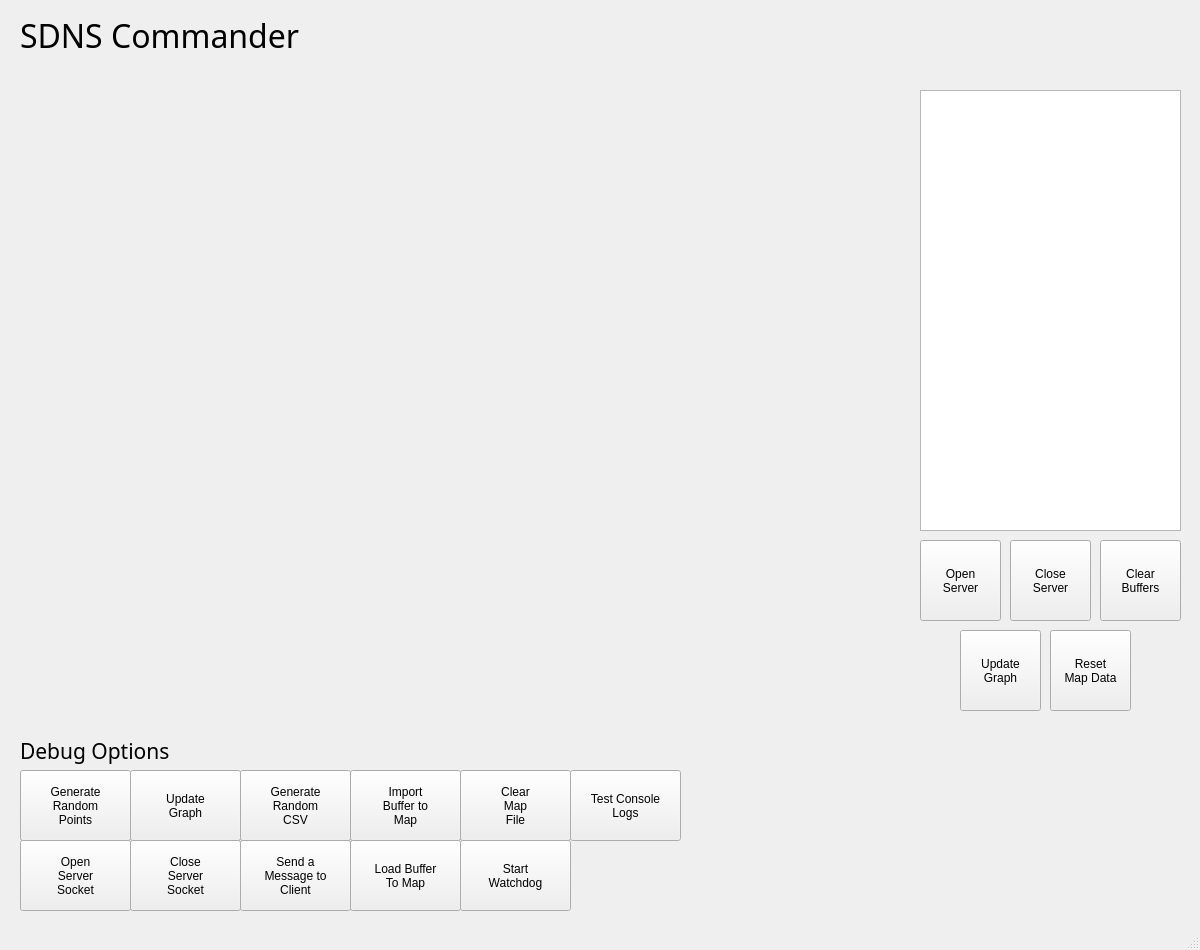
<?xml version="1.0" encoding="UTF-8"?>
<ui version="4.0">
 <class>MainWindow</class>
 <widget class="QMainWindow" name="MainWindow">
  <property name="geometry">
   <rect>
    <x>0</x>
    <y>0</y>
    <width>1200</width>
    <height>950</height>
   </rect>
  </property>
  <property name="minimumSize">
   <size>
    <width>1200</width>
    <height>950</height>
   </size>
  </property>
  <property name="maximumSize">
   <size>
    <width>1200</width>
    <height>950</height>
   </size>
  </property>
  <property name="windowTitle">
   <string>SDNS Commander V1</string>
  </property>
  <property name="windowIcon">
   <iconset theme="applications-engineering"/>
  </property>
  <widget class="QWidget" name="centralwidget">
   <widget class="QPushButton" name="pushButtonGeneratePoints">
    <property name="geometry">
     <rect>
      <x>20</x>
      <y>770</y>
      <width>111</width>
      <height>71</height>
     </rect>
    </property>
    <property name="text">
     <string>Generate
Random
Points</string>
    </property>
   </widget>
   <widget class="QPushButton" name="pushButtonUpdateGraph">
    <property name="geometry">
     <rect>
      <x>130</x>
      <y>770</y>
      <width>111</width>
      <height>71</height>
     </rect>
    </property>
    <property name="text">
     <string>Update
Graph</string>
    </property>
   </widget>
   <widget class="QPushButton" name="pushButtonGenRandomCSV">
    <property name="geometry">
     <rect>
      <x>240</x>
      <y>770</y>
      <width>111</width>
      <height>71</height>
     </rect>
    </property>
    <property name="text">
     <string>Generate
Random
CSV</string>
    </property>
   </widget>
   <widget class="QWidget" name="widgetGraph" native="true">
    <property name="geometry">
     <rect>
      <x>20</x>
      <y>80</y>
      <width>891</width>
      <height>641</height>
     </rect>
    </property>
    <property name="autoFillBackground">
     <bool>true</bool>
    </property>
   </widget>
   <widget class="QPushButton" name="pushButtonImportBufferToMap">
    <property name="enabled">
     <bool>true</bool>
    </property>
    <property name="geometry">
     <rect>
      <x>350</x>
      <y>770</y>
      <width>111</width>
      <height>71</height>
     </rect>
    </property>
    <property name="text">
     <string>Import
Buffer to
Map</string>
    </property>
   </widget>
   <widget class="QPushButton" name="pushButtonClearMap">
    <property name="enabled">
     <bool>true</bool>
    </property>
    <property name="geometry">
     <rect>
      <x>460</x>
      <y>770</y>
      <width>111</width>
      <height>71</height>
     </rect>
    </property>
    <property name="text">
     <string>Clear
Map
File</string>
    </property>
   </widget>
   <widget class="QPushButton" name="pushButtonOpenServerSocket">
    <property name="enabled">
     <bool>true</bool>
    </property>
    <property name="geometry">
     <rect>
      <x>20</x>
      <y>840</y>
      <width>111</width>
      <height>71</height>
     </rect>
    </property>
    <property name="text">
     <string>Open
Server
Socket</string>
    </property>
   </widget>
   <widget class="QPushButton" name="pushButtonCloseServerSocket">
    <property name="enabled">
     <bool>true</bool>
    </property>
    <property name="geometry">
     <rect>
      <x>130</x>
      <y>840</y>
      <width>111</width>
      <height>71</height>
     </rect>
    </property>
    <property name="text">
     <string>Close
Server
Socket</string>
    </property>
   </widget>
   <widget class="QPushButton" name="pushButtonSendMessageToClient">
    <property name="enabled">
     <bool>true</bool>
    </property>
    <property name="geometry">
     <rect>
      <x>240</x>
      <y>840</y>
      <width>111</width>
      <height>71</height>
     </rect>
    </property>
    <property name="text">
     <string>Send a
Message to
Client</string>
    </property>
   </widget>
   <widget class="QPushButton" name="pushButtonLoadBufferToMap">
    <property name="enabled">
     <bool>true</bool>
    </property>
    <property name="geometry">
     <rect>
      <x>350</x>
      <y>840</y>
      <width>111</width>
      <height>71</height>
     </rect>
    </property>
    <property name="text">
     <string>Load Buffer
To Map</string>
    </property>
   </widget>
   <widget class="QPushButton" name="pushButtonStartWatchdog">
    <property name="enabled">
     <bool>true</bool>
    </property>
    <property name="geometry">
     <rect>
      <x>460</x>
      <y>840</y>
      <width>111</width>
      <height>71</height>
     </rect>
    </property>
    <property name="text">
     <string>Start
Watchdog</string>
    </property>
   </widget>
   <widget class="QLabel" name="label">
    <property name="geometry">
     <rect>
      <x>20</x>
      <y>730</y>
      <width>191</width>
      <height>41</height>
     </rect>
    </property>
    <property name="font">
     <font>
      <family>Source Code Pro</family>
      <pointsize>16</pointsize>
     </font>
    </property>
    <property name="text">
     <string>Debug Options</string>
    </property>
   </widget>
   <widget class="QLabel" name="label_2">
    <property name="geometry">
     <rect>
      <x>20</x>
      <y>10</y>
      <width>481</width>
      <height>51</height>
     </rect>
    </property>
    <property name="font">
     <font>
      <family>Source Code Pro</family>
      <pointsize>24</pointsize>
     </font>
    </property>
    <property name="text">
     <string>SDNS Commander</string>
    </property>
   </widget>
   <widget class="QTextEdit" name="textEditConsoleLogs">
    <property name="geometry">
     <rect>
      <x>920</x>
      <y>90</y>
      <width>261</width>
      <height>441</height>
     </rect>
    </property>
    <property name="readOnly">
     <bool>true</bool>
    </property>
   </widget>
   <widget class="QPushButton" name="pushButtonMainOpenServer">
    <property name="geometry">
     <rect>
      <x>920</x>
      <y>540</y>
      <width>81</width>
      <height>81</height>
     </rect>
    </property>
    <property name="text">
     <string>Open
Server</string>
    </property>
   </widget>
   <widget class="QPushButton" name="pushButtonMainCloseServer">
    <property name="geometry">
     <rect>
      <x>1010</x>
      <y>540</y>
      <width>81</width>
      <height>81</height>
     </rect>
    </property>
    <property name="text">
     <string>Close
Server</string>
    </property>
   </widget>
   <widget class="QPushButton" name="pushButtonMainClearBuffers">
    <property name="geometry">
     <rect>
      <x>1100</x>
      <y>540</y>
      <width>81</width>
      <height>81</height>
     </rect>
    </property>
    <property name="text">
     <string>Clear
Buffers</string>
    </property>
   </widget>
   <widget class="QPushButton" name="pushButtonMainResetMapData">
    <property name="geometry">
     <rect>
      <x>1050</x>
      <y>630</y>
      <width>81</width>
      <height>81</height>
     </rect>
    </property>
    <property name="text">
     <string>Reset
Map Data</string>
    </property>
   </widget>
   <widget class="QPushButton" name="pushButtonMainUpdateGraph">
    <property name="geometry">
     <rect>
      <x>960</x>
      <y>630</y>
      <width>81</width>
      <height>81</height>
     </rect>
    </property>
    <property name="text">
     <string>Update
Graph</string>
    </property>
   </widget>
   <widget class="QPushButton" name="pushButtonTestConsoleLog">
    <property name="enabled">
     <bool>true</bool>
    </property>
    <property name="geometry">
     <rect>
      <x>570</x>
      <y>770</y>
      <width>111</width>
      <height>71</height>
     </rect>
    </property>
    <property name="text">
     <string>Test Console
Logs</string>
    </property>
   </widget>
  </widget>
  <widget class="QMenuBar" name="menubar">
   <property name="geometry">
    <rect>
     <x>0</x>
     <y>0</y>
     <width>1200</width>
     <height>19</height>
    </rect>
   </property>
  </widget>
  <widget class="QStatusBar" name="statusbar"/>
 </widget>
 <resources/>
 <connections/>
</ui>
